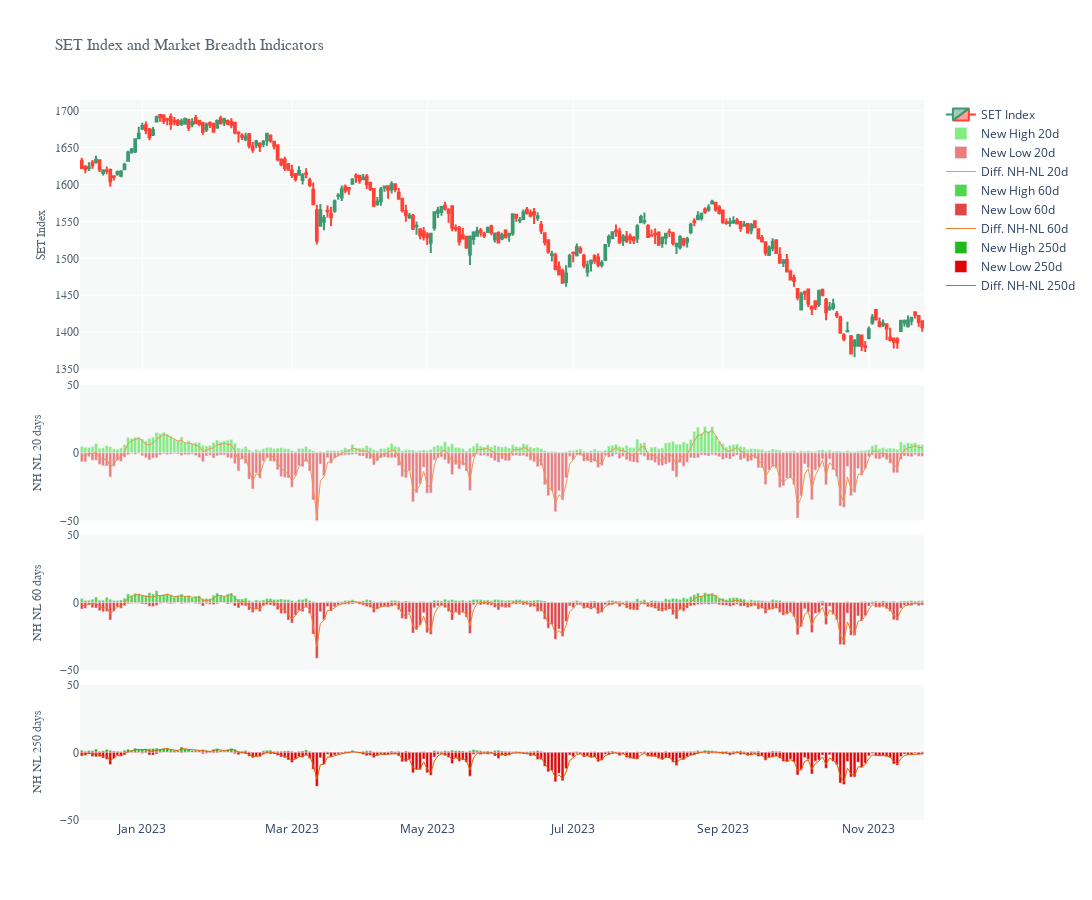

Source (notebook cell):
### Markdown cell above
<h6><b>SET Index, New High and New Low</b></h6>

### Code cell
# Create a date range from the start date to the end date
dt_all = pd.date_range(start=SET_Index['Date'].iloc[0], end=SET_Index['Date'].iloc[-1])

# Retrieve the dates that are in the original dataset
dt_obs = [d for d in pd.to_datetime(SET_Index['Date'])]

# Define dates with missing values
dt_breaks = [d.strftime("%Y-%m-%d") for d in dt_all if d not in dt_obs]

# Create a subplot figure with three rows and one column
fig1 = make_subplots(rows=4, cols=1, shared_xaxes=True, vertical_spacing=0.02, row_heights=[0.4, 0.2, 0.2, 0.2])

# Plot SET Index on the first row
fig1.add_trace(go.Candlestick(x=SET_Index['Date'],
                            open=SET_Index['Open'],
                            high=SET_Index['High'],
                            low=SET_Index['Low'],
                            close=SET_Index['Close'],
                            name='SET Index'))

# Plot New High and New Low 20 days on the second row
fig1.add_trace(go.Bar(name="New High 20d", 
                      x=SET_Index['Date'], y=SET_Index['NH20'], 
                      marker_color='#80ED7C'),
              row=2, col=1)
fig1.add_trace(go.Bar(name="New Low 20d", 
                      x=SET_Index['Date'], y=(-1)*SET_Index['NL20'], 
                      marker_color='#EB7D7D'),
              row=2, col=1)
fig1.update_layout(barmode='relative')
fig1.add_trace(go.Scatter(name='Diff. NH-NL 20d',
                          x=SET_Index['Date'], y=getEMA((SET_Index['NH20'] - SET_Index['NL20']), 2),
                          mode='lines', line=dict(color='#EE9554', width=1)),
               row=2, col=1)

# Plot New High and New Low 60 days on the third row
fig1.add_trace(go.Bar(name="New High 60d", 
                      x=SET_Index['Date'], y=SET_Index['NH60'], 
                      marker_color='#51D64D'),
              row=3, col=1)
fig1.add_trace(go.Bar(name="New Low 60d", 
                      x=SET_Index['Date'], y=(-1)*SET_Index['NL60'], 
                      marker_color='#E34545'),
              row=3, col=1)
fig1.update_layout(barmode='relative')
fig1.add_trace(go.Scatter(name='Diff. NH-NL 60d',
                          x=SET_Index['Date'], y=getEMA((SET_Index['NH60'] - SET_Index['NL60']), 2),
                          mode='lines', line=dict(color='#F1802D', width=1)),
               row=3, col=1)


# Plot New High and New Low 250 days on the third row
fig1.add_trace(go.Bar(name="New High 250d", 
                      x=SET_Index['Date'], y=SET_Index['NH250'], 
                      marker_color='#20B71B'),
              row=4, col=1)
fig1.add_trace(go.Bar(name="New Low 250d", 
                      x=SET_Index['Date'], y=(-1)*SET_Index['NL250'], 
                      marker_color='#E10404'),
              row=4, col=1)
fig1.update_layout(barmode='relative')
fig1.add_trace(go.Scatter(name='Diff. NH-NL 250d',
                          x=SET_Index['Date'], y=getEMA((SET_Index['NH250'] - SET_Index['NL250']), 2),
                          mode='lines', line=dict(color='#DF6104', width=1)),
               row=4, col=1)

# Update layout
fig1.update_layout(height=900, width=1200, 
                   showlegend=False, xaxis_rangeslider_visible=False, 
                   plot_bgcolor="#F7F9F9")

# Hide dates with no values
fig1.update_xaxes(rangebreaks=[dict(values=dt_breaks)])

# Update y-axis titles and fonts
fig1.update_yaxes(title_text="SET Index", 
                  title_font=dict(size=12, family='Arial', color='#566573'), 
                  tickfont=dict(size=12, family='Arial', color='#566573'), 
                  title_standoff=6, row=1, col=1)

fig1.update_yaxes(title_text="NH NL 20 days", 
                  range=[-50, 50], tickmode='array', tickvals=(-50, 50, 0),
                  title_font=dict(size=12, family='Arial', color='#566573'), 
                  tickfont=dict(size=12, family='Arial', color='#566573'), 
                  title_standoff=15, row=2, col=1)

fig1.update_yaxes(title_text="NH NL 60 days", 
                  range=[-50, 50], tickmode='array', tickvals=(-50, 50, 0),
                  title_font=dict(size=12, family='Arial', color='#566573'), 
                  tickfont=dict(size=12, family='Arial', color='#566573'), 
                  title_standoff=15, row=3, col=1)

fig1.update_yaxes(title_text="NH NL 250 days", 
                  range=[-50, 50], tickmode='array', tickvals=(-50, 50, 0),
                  title_font=dict(size=12, family='Arial', color='#566573'), 
                  tickfont=dict(size=12, family='Arial', color='#566573'), 
                  title_standoff=15, row=4, col=1)

# Update x-axis label
fig1.update_xaxes(title_font=dict(size=16, family='Arial', color='#566573'), 
                  row=3, col=1)

# Update the overall layout title
fig1.update_layout(title='SET Index and Market Breadth Indicators', 
                   title_font=dict(size=16, family='Arial', color='#566573'), 
                   showlegend=True)

# Set the date range
start_date = dt.datetime.today() - dt.timedelta(300)
end_date = dt.datetime.today() + dt.timedelta(hours=7)
fig1.update_layout(xaxis_range=[start_date, end_date])

### Figure 1 — Plotly figure (JSON) as saved in the notebook; plotly's stock layout.template omitted (floating-point values rounded to 4 significant figures; data arrays with more than 128 entries replaced by an {"elided": "..."} marker saying what was removed)
{"data": [{"close": {"elided": "237 float values"}, "high": {"elided": "237 float values"}, "low": {"elided": "237 float values"}, "name": "SET Index", "open": {"elided": "237 float values"}, "type": "candlestick", "x": {"elided": "237 str values"}}, {"marker": {"color": "#80ED7C"}, "name": "New High 20d", "type": "bar", "x": {"elided": "237 str values"}, "xaxis": "x2", "y": {"elided": "237 float values"}, "yaxis": "y2"}, {"marker": {"color": "#EB7D7D"}, "name": "New Low 20d", "type": "bar", "x": {"elided": "237 str values"}, "xaxis": "x2", "y": {"elided": "237 float values"}, "yaxis": "y2"}, {"line": {"color": "#EE9554", "width": 1}, "mode": "lines", "name": "Diff. NH-NL 20d", "type": "scatter", "x": {"elided": "237 str values"}, "xaxis": "x2", "y": {"elided": "237 float values"}, "yaxis": "y2"}, {"marker": {"color": "#51D64D"}, "name": "New High 60d", "type": "bar", "x": {"elided": "237 str values"}, "xaxis": "x3", "y": {"elided": "237 float values"}, "yaxis": "y3"}, {"marker": {"color": "#E34545"}, "name": "New Low 60d", "type": "bar", "x": {"elided": "237 str values"}, "xaxis": "x3", "y": {"elided": "237 float values"}, "yaxis": "y3"}, {"line": {"color": "#F1802D", "width": 1}, "mode": "lines", "name": "Diff. NH-NL 60d", "type": "scatter", "x": {"elided": "237 str values"}, "xaxis": "x3", "y": {"elided": "237 float values"}, "yaxis": "y3"}, {"marker": {"color": "#20B71B"}, "name": "New High 250d", "type": "bar", "x": {"elided": "237 str values"}, "xaxis": "x4", "y": {"elided": "237 float values"}, "yaxis": "y4"}, {"marker": {"color": "#E10404"}, "name": "New Low 250d", "type": "bar", "x": {"elided": "237 str values"}, "xaxis": "x4", "y": {"elided": "237 float values"}, "yaxis": "y4"}, {"line": {"color": "#DF6104", "width": 1}, "mode": "lines", "name": "Diff. NH-NL 250d", "type": "scatter", "x": {"elided": "237 str values"}, "xaxis": "x4", "y": {"elided": "237 float values"}, "yaxis": "y4"}], "layout": {"barmode": "relative", "height": 900, "plot_bgcolor": "#F7F9F9", "showlegend": true, "title": {"font": {"color": "#566573", "family": "Arial", "size": 16}, "text": "SET Index and Market Breadth Indicators"}, "width": 1200, "xaxis": {"anchor": "y", "domain": [0, 1], "matches": "x4", "range": ["2023-01-27T22:56:02.051841", "2023-11-24T05:56:02.051841"], "rangebreaks": [{"values": ["2022-12-10", "2022-12-11", "2022-12-12", "2022-12-17", "2022-12-18", "2022-12-24", "2022-12-25", "2022-12-31", "2023-01-01", "2023-01-02", "2023-01-07", "2023-01-08", "2023-01-14", "2023-01-15", "2023-01-21", "2023-01-22", "2023-01-28", "2023-01-29", "2023-02-04", "2023-02-05", "2023-02-11", "2023-02-12", "2023-02-18", "2023-02-19", "2023-02-25", "2023-02-26", "2023-03-04", "2023-03-05", "2023-03-06", "2023-03-11", "2023-03-12", "2023-03-18", "2023-03-19", "2023-03-25", "2023-03-26", "2023-04-01", "2023-04-02", "2023-04-06", "2023-04-08", "2023-04-09", "2023-04-13", "2023-04-14", "2023-04-15", "2023-04-16", "2023-04-22", "2023-04-23", "2023-04-29", "2023-04-30", "2023-05-01", "2023-05-04", "2023-05-05", "2023-05-06", "2023-05-07", "2023-05-13", "2023-05-14", "2023-05-20", "2023-05-21", "2023-05-27", "2023-05-28", "2023-06-03", "2023-06-04", "2023-06-05", "2023-06-10", "2023-06-11", "2023-06-17", "2023-06-18", "2023-06-24", "2023-06-25", "2023-07-01", "2023-07-02", "2023-07-08", "2023-07-09", "2023-07-15", "2023-07-16", "2023-07-22", "2023-07-23", "2023-07-28", "2023-07-29", "2023-07-30", "2023-08-01", "2023-08-05", "2023-08-06", "2023-08-12", "2023-08-13", "2023-08-14", "2023-08-19", "2023-08-20", "2023-08-26", "2023-08-27", "2023-09-02", "2023-09-03", "2023-09-09", "2023-09-10", "2023-09-16", "2023-09-17", "2023-09-23", "2023-09-24", "2023-09-30", "2023-10-01", "2023-10-07", "2023-10-08", "2023-10-13", "2023-10-14", "2023-10-15", "2023-10-21", "2023-10-22", "2023-10-23", "2023-10-28", "2023-10-29", "2023-11-04", "2023-11-05", "2023-11-11", "2023-11-12", "2023-11-18", "2023-11-19"]}], "rangeslider": {"visible": false}, "showticklabels": false}, "xaxis2": {"anchor": "y2", "domain": [0, 1], "matches": "x4", "rangebreaks": [{"values": ["2022-12-10", "2022-12-11", "2022-12-12", "2022-12-17", "2022-12-18", "2022-12-24", "2022-12-25", "2022-12-31", "2023-01-01", "2023-01-02", "2023-01-07", "2023-01-08", "2023-01-14", "2023-01-15", "2023-01-21", "2023-01-22", "2023-01-28", "2023-01-29", "2023-02-04", "2023-02-05", "2023-02-11", "2023-02-12", "2023-02-18", "2023-02-19", "2023-02-25", "2023-02-26", "2023-03-04", "2023-03-05", "2023-03-06", "2023-03-11", "2023-03-12", "2023-03-18", "2023-03-19", "2023-03-25", "2023-03-26", "2023-04-01", "2023-04-02", "2023-04-06", "2023-04-08", "2023-04-09", "2023-04-13", "2023-04-14", "2023-04-15", "2023-04-16", "2023-04-22", "2023-04-23", "2023-04-29", "2023-04-30", "2023-05-01", "2023-05-04", "2023-05-05", "2023-05-06", "2023-05-07", "2023-05-13", "2023-05-14", "2023-05-20", "2023-05-21", "2023-05-27", "2023-05-28", "2023-06-03", "2023-06-04", "2023-06-05", "2023-06-10", "2023-06-11", "2023-06-17", "2023-06-18", "2023-06-24", "2023-06-25", "2023-07-01", "2023-07-02", "2023-07-08", "2023-07-09", "2023-07-15", "2023-07-16", "2023-07-22", "2023-07-23", "2023-07-28", "2023-07-29", "2023-07-30", "2023-08-01", "2023-08-05", "2023-08-06", "2023-08-12", "2023-08-13", "2023-08-14", "2023-08-19", "2023-08-20", "2023-08-26", "2023-08-27", "2023-09-02", "2023-09-03", "2023-09-09", "2023-09-10", "2023-09-16", "2023-09-17", "2023-09-23", "2023-09-24", "2023-09-30", "2023-10-01", "2023-10-07", "2023-10-08", "2023-10-13", "2023-10-14", "2023-10-15", "2023-10-21", "2023-10-22", "2023-10-23", "2023-10-28", "2023-10-29", "2023-11-04", "2023-11-05", "2023-11-11", "2023-11-12", "2023-11-18", "2023-11-19"]}], "showticklabels": false}, "xaxis3": {"anchor": "y3", "domain": [0, 1], "matches": "x4", "rangebreaks": [{"values": ["2022-12-10", "2022-12-11", "2022-12-12", "2022-12-17", "2022-12-18", "2022-12-24", "2022-12-25", "2022-12-31", "2023-01-01", "2023-01-02", "2023-01-07", "2023-01-08", "2023-01-14", "2023-01-15", "2023-01-21", "2023-01-22", "2023-01-28", "2023-01-29", "2023-02-04", "2023-02-05", "2023-02-11", "2023-02-12", "2023-02-18", "2023-02-19", "2023-02-25", "2023-02-26", "2023-03-04", "2023-03-05", "2023-03-06", "2023-03-11", "2023-03-12", "2023-03-18", "2023-03-19", "2023-03-25", "2023-03-26", "2023-04-01", "2023-04-02", "2023-04-06", "2023-04-08", "2023-04-09", "2023-04-13", "2023-04-14", "2023-04-15", "2023-04-16", "2023-04-22", "2023-04-23", "2023-04-29", "2023-04-30", "2023-05-01", "2023-05-04", "2023-05-05", "2023-05-06", "2023-05-07", "2023-05-13", "2023-05-14", "2023-05-20", "2023-05-21", "2023-05-27", "2023-05-28", "2023-06-03", "2023-06-04", "2023-06-05", "2023-06-10", "2023-06-11", "2023-06-17", "2023-06-18", "2023-06-24", "2023-06-25", "2023-07-01", "2023-07-02", "2023-07-08", "2023-07-09", "2023-07-15", "2023-07-16", "2023-07-22", "2023-07-23", "2023-07-28", "2023-07-29", "2023-07-30", "2023-08-01", "2023-08-05", "2023-08-06", "2023-08-12", "2023-08-13", "2023-08-14", "2023-08-19", "2023-08-20", "2023-08-26", "2023-08-27", "2023-09-02", "2023-09-03", "2023-09-09", "2023-09-10", "2023-09-16", "2023-09-17", "2023-09-23", "2023-09-24", "2023-09-30", "2023-10-01", "2023-10-07", "2023-10-08", "2023-10-13", "2023-10-14", "2023-10-15", "2023-10-21", "2023-10-22", "2023-10-23", "2023-10-28", "2023-10-29", "2023-11-04", "2023-11-05", "2023-11-11", "2023-11-12", "2023-11-18", "2023-11-19"]}], "showticklabels": false, "title": {"font": {"color": "#566573", "family": "Arial", "size": 16}}}, "xaxis4": {"anchor": "y4", "domain": [0, 1], "rangebreaks": [{"values": ["2022-12-10", "2022-12-11", "2022-12-12", "2022-12-17", "2022-12-18", "2022-12-24", "2022-12-25", "2022-12-31", "2023-01-01", "2023-01-02", "2023-01-07", "2023-01-08", "2023-01-14", "2023-01-15", "2023-01-21", "2023-01-22", "2023-01-28", "2023-01-29", "2023-02-04", "2023-02-05", "2023-02-11", "2023-02-12", "2023-02-18", "2023-02-19", "2023-02-25", "2023-02-26", "2023-03-04", "2023-03-05", "2023-03-06", "2023-03-11", "2023-03-12", "2023-03-18", "2023-03-19", "2023-03-25", "2023-03-26", "2023-04-01", "2023-04-02", "2023-04-06", "2023-04-08", "2023-04-09", "2023-04-13", "2023-04-14", "2023-04-15", "2023-04-16", "2023-04-22", "2023-04-23", "2023-04-29", "2023-04-30", "2023-05-01", "2023-05-04", "2023-05-05", "2023-05-06", "2023-05-07", "2023-05-13", "2023-05-14", "2023-05-20", "2023-05-21", "2023-05-27", "2023-05-28", "2023-06-03", "2023-06-04", "2023-06-05", "2023-06-10", "2023-06-11", "2023-06-17", "2023-06-18", "2023-06-24", "2023-06-25", "2023-07-01", "2023-07-02", "2023-07-08", "2023-07-09", "2023-07-15", "2023-07-16", "2023-07-22", "2023-07-23", "2023-07-28", "2023-07-29", "2023-07-30", "2023-08-01", "2023-08-05", "2023-08-06", "2023-08-12", "2023-08-13", "2023-08-14", "2023-08-19", "2023-08-20", "2023-08-26", "2023-08-27", "2023-09-02", "2023-09-03", "2023-09-09", "2023-09-10", "2023-09-16", "2023-09-17", "2023-09-23", "2023-09-24", "2023-09-30", "2023-10-01", "2023-10-07", "2023-10-08", "2023-10-13", "2023-10-14", "2023-10-15", "2023-10-21", "2023-10-22", "2023-10-23", "2023-10-28", "2023-10-29", "2023-11-04", "2023-11-05", "2023-11-11", "2023-11-12", "2023-11-18", "2023-11-19"]}]}, "yaxis": {"anchor": "x", "domain": [0.624, 1], "tickfont": {"color": "#566573", "family": "Arial", "size": 12}, "title": {"font": {"color": "#566573", "family": "Arial", "size": 12}, "standoff": 6, "text": "SET Index"}}, "yaxis2": {"anchor": "x2", "domain": [0.416, 0.604], "range": [-50, 50], "tickfont": {"color": "#566573", "family": "Arial", "size": 12}, "tickmode": "array", "tickvals": [-50, 50, 0], "title": {"font": {"color": "#566573", "family": "Arial", "size": 12}, "standoff": 15, "text": "NH NL 20 days"}}, "yaxis3": {"anchor": "x3", "domain": [0.208, 0.396], "range": [-50, 50], "tickfont": {"color": "#566573", "family": "Arial", "size": 12}, "tickmode": "array", "tickvals": [-50, 50, 0], "title": {"font": {"color": "#566573", "family": "Arial", "size": 12}, "standoff": 15, "text": "NH NL 60 days"}}, "yaxis4": {"anchor": "x4", "domain": [0, 0.188], "range": [-50, 50], "tickfont": {"color": "#566573", "family": "Arial", "size": 12}, "tickmode": "array", "tickvals": [-50, 50, 0], "title": {"font": {"color": "#566573", "family": "Arial", "size": 12}, "standoff": 15, "text": "NH NL 250 days"}}}}
